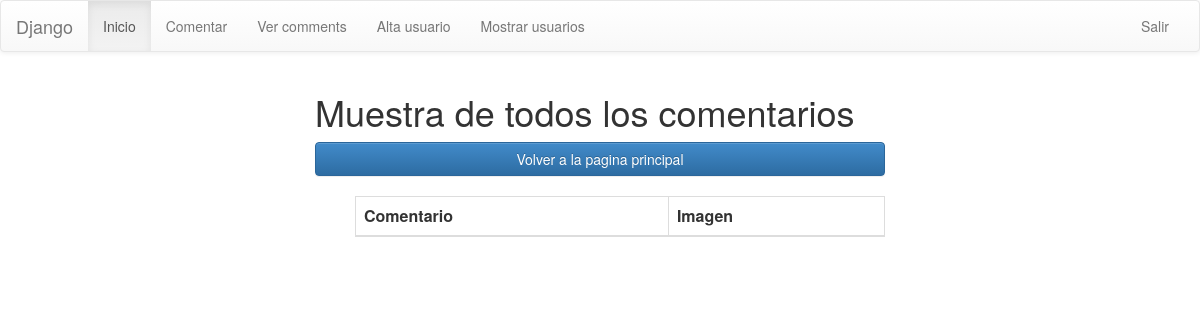
The app's page /comments/mostrar/ (signed in), older data.
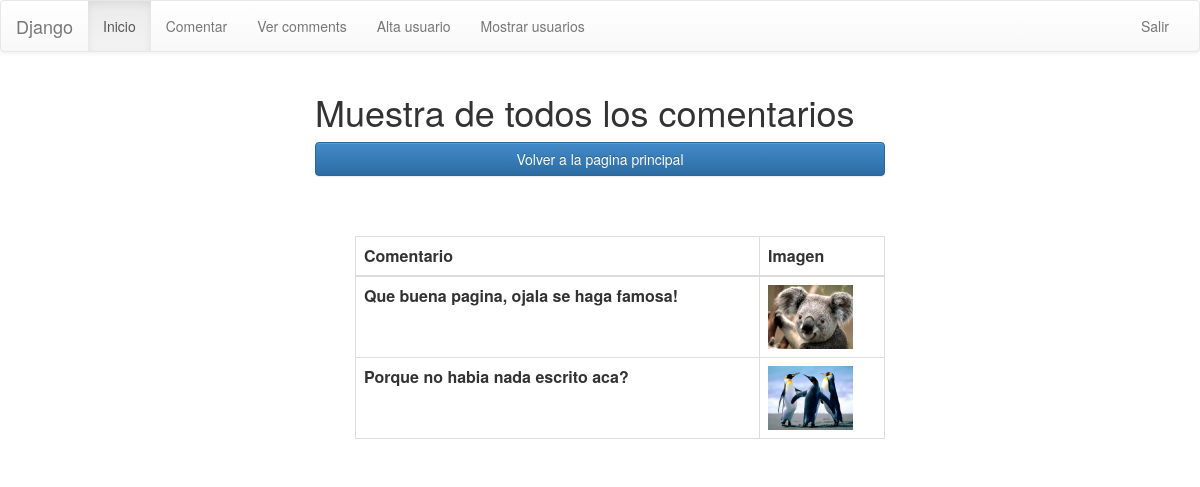
The same page, newer data.
### apps/comments/models.py (models this page shows, shortened)
class Comments(models.Model):
	comentario = models.CharField(max_length = 100)
	imagen = models.ImageField(upload_to = 'imagen_comentarios')

### apps/comments/views.py (the view)
class MostrarComments(ListView):
	template_name = 'comments/mostrarComentarios.html'
	model = Comments
	context_object_name = "listaComments"

### templates/comments/mostrarComentarios.html (shortened to what this page needs)
{% extends 'base.html' %}
{% block content %}
	<div class="col-md-6 col-md-offset-3">
		<h1> Muestra de todos los comentarios </h1>
		<a href="/" class="btn btn-primary center-block">Volver a la pagina principal</a><br>
		<ul>
			<div class="row center-block">
			<table class="table table-bordered">
				<thead>
					<tr>
						<th>Comentario</th>
						<th>Imagen</th>
					</tr>
				</thead>
				<tbody>
				{% for c in listaComments %}
				<tr>
				<td><b>	{{c.comentario}}	</b></td>
				<td><img src="{{MEDIA_URL}}{{c.imagen}}" widht="64" height="64"></td><br>
				</tr>
				{% endfor %}
				</tbody>
			</table>
			</div>
		</ul>
	</div>
{% endblock %}

Row changes from the older to the newer data that the page shows:
added Comments: comentario "Que buena pagina, ojala se haga famosa!", imagen (picture)
added Comments: comentario "Porque no habia nada escrito aca?", imagen (picture)
